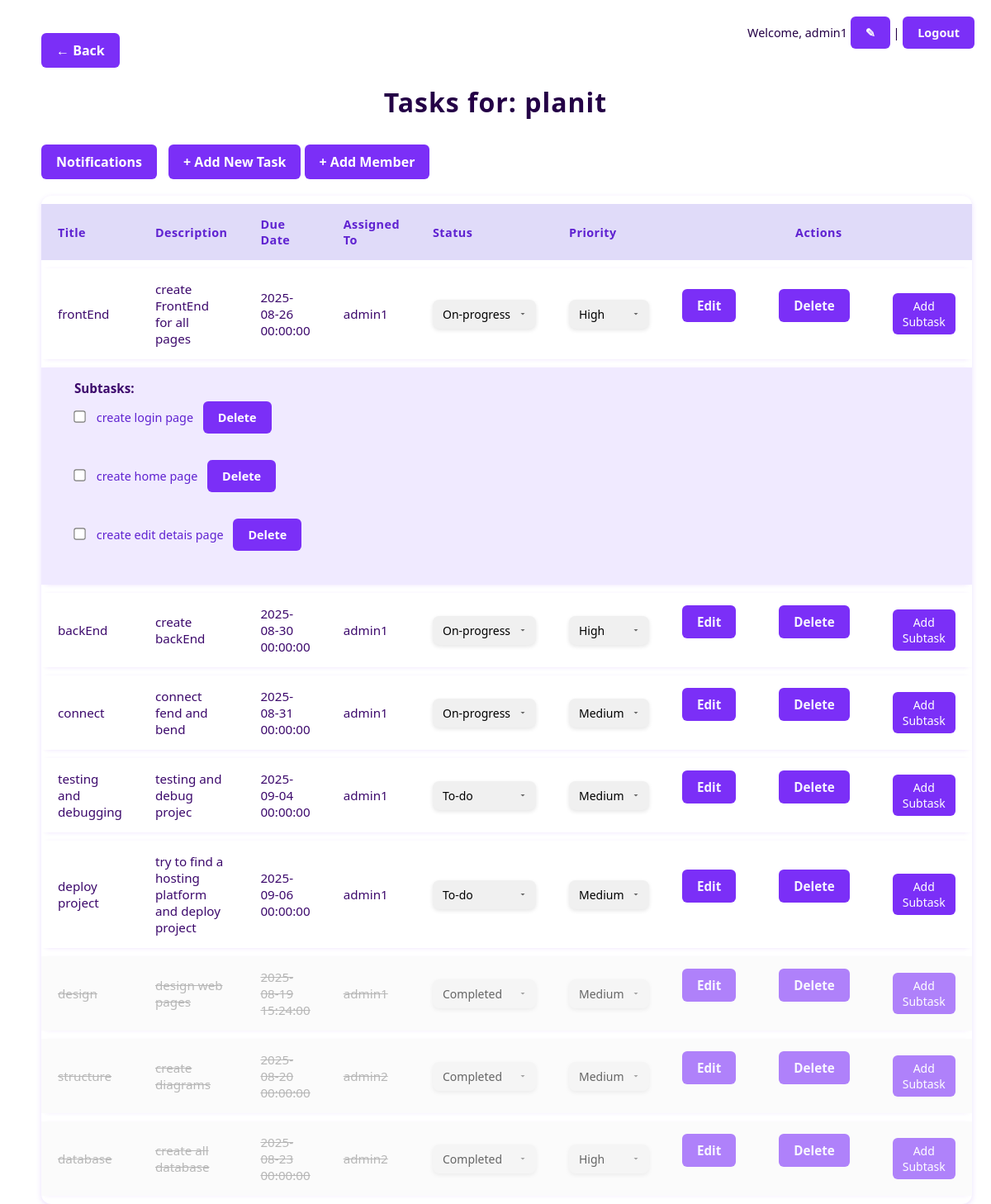
/index.php?project_id=1 (signed in), run on the app's committed database.
### tables this page shows
CREATE TABLE `projects` (
  `id` int(11) NOT NULL,
  `name` varchar(100) NOT NULL,
  `description` text DEFAULT NULL,
  `created_by` int(11) NOT NULL,
  `created_at` timestamp NOT NULL DEFAULT current_timestamp()
);

CREATE TABLE `tasks` (
  `id` int(11) NOT NULL,
  `title` varchar(255) NOT NULL,
  `description` text DEFAULT NULL,
  `project_id` int(11) NOT NULL,
  `assigned_to` int(11) DEFAULT NULL,
  `user_id` int(11) NOT NULL,
  `status` enum('To-do','on-progress','completed') DEFAULT 'To-do',
  `priority` enum('Low','Medium','High') DEFAULT 'Medium',
  `due_date` datetime DEFAULT NULL,
  `created_at` timestamp NOT NULL DEFAULT current_timestamp(),
  `updated_at` timestamp NOT NULL DEFAULT current_timestamp() ON UPDATE current_timestamp(),
  `notified` tinyint(1) DEFAULT 0
);

CREATE TABLE `users` (
  `id` int(11) NOT NULL,
  `username` varchar(50) NOT NULL,
  `email` varchar(100) NOT NULL,
  `password` varchar(255) NOT NULL,
  `email_verified` tinyint(1) DEFAULT 0,
  `created_at` timestamp NOT NULL DEFAULT current_timestamp()
);

CREATE TABLE `subtasks` (
  `id` int(11) NOT NULL,
  `title` varchar(255) NOT NULL,
  `task_id` int(11) NOT NULL,
  `status` enum('To-do','completed') DEFAULT 'To-do',
  `created_at` timestamp NOT NULL DEFAULT current_timestamp()
);

### index.php (the view, shortened to what this page needs)
<?php
require 'db.php';
$user_id = $_SESSION['user_id'];
$project_id = isset($_GET['project_id']) ? (int) $_GET['project_id'] : 0;
$project_name = "All Tasks";
if ($project_id) {
    $stmt = $conn->prepare("
        SELECT name
        FROM projects
        WHERE id=?
        AND (created_by=? OR id IN (
            SELECT project_id FROM project_members WHERE user_id=?
        ))
    ");
    $stmt->bind_param("iii", $project_id, $user_id, $user_id);
    $stmt->execute();
    $result = $stmt->get_result();
    if ($result->num_rows > 0) {
        $project = $result->fetch_assoc();
        $project_name = htmlspecialchars($project['name']);
    } else {
        $project_id = 0;
    }
}
if ($project_id) {
    $sql = "SELECT t.*, u.username AS assigned_user
            FROM tasks t
            LEFT JOIN users u ON t.assigned_to = u.id
            WHERE t.project_id = $project_id
            ORDER BY CASE WHEN t.status='completed' THEN 1 ELSE 0 END, t.due_date ASC";
} else {
    $sql = "SELECT t.*, u.username AS assigned_user
            FROM tasks t
            LEFT JOIN users u ON t.assigned_to = u.id
            WHERE t.user_id = $user_id
            ORDER BY CASE WHEN t.status='completed' THEN 1 ELSE 0 END, t.due_date ASC";
}
$result = $conn->query($sql);
?>
<!DOCTYPE html>
<html>
<head>
    <link rel="stylesheet" href="style.css">
</head>
<body>
    <a href="javascript:history.back()" class="back-button">&#8592; Back</a>
    <div class="top-right">
        Welcome, <?php echo htmlspecialchars($_SESSION['username']); ?>
        <a href="edit_profile.php" title="Edit Profile">&#9998;</a> |
        <a href="logout.php">Logout</a>
    </div>
    <h1>Tasks for: <?php echo $project_name; ?></h1>
    <a href="notification.php" style="margin-right:10px;">Notifications</a>
    <a href="add_task.php?project_id=<?php echo $project_id; ?>">+ Add New Task</a>
    <a href="collab.php?project_id=<?php echo $project_id; ?>">+ Add Member</a>
    <table>
        <thead>
            <tr>
                <th>Title</th>
                <th>Description</th>
                <th>Due Date</th>
                <th>Assigned To</th>
                <th>Status</th>
                <th>Priority</th>
                <th colspan="3" style="text-align:center;">Actions</th>
            </tr>
        </thead>
        <tbody>
            <?php if ($result->num_rows === 0): ?>
                <tr>
                    <td colspan="9" style="text-align:center; padding:20px;">No tasks yet.</td>
                </tr>
            <?php else: ?>
                <?php while ($task = $result->fetch_assoc()): ?>
                    <tr class="task-row <?php echo ($task['status'] == 'completed') ? 'completed-task' : ''; ?>">
                        <td><?php echo htmlspecialchars($task['title']); ?></td>
                        <td><?php echo htmlspecialchars($task['description']); ?></td>
                        <td><?php echo htmlspecialchars($task['due_date']); ?></td>
                        <td><?php echo htmlspecialchars($task['assigned_user'] ?? 'Unassigned'); ?></td>
                        <td>
                            <select onchange="updateStatus(<?php echo $task['id']; ?>, this.value, this.closest('tr'))">
                                <option value="To-do" <?php echo ($task['status'] == 'To-do') ? 'selected' : ''; ?>>To-do</option>
                                <option value="on-progress" <?php echo ($task['status'] == 'on-progress') ? 'selected' : ''; ?>>
                                    On-progress</option>
                                <option value="completed" <?php echo ($task['status'] == 'completed') ? 'selected' : ''; ?>>
                                    Completed
                                </option>
                            </select>
                        </td>
                        <td>
                            <select onchange="updatePriority(<?php echo $task['id']; ?>, this.value)">
                                <option value="High" <?php echo ($task['priority'] == 'High') ? 'selected' : ''; ?>>High</option>
                                <option value="Medium" <?php echo ($task['priority'] == 'Medium') ? 'selected' : ''; ?>>Medium
                                </option>
                            </select>
                        </td>
                        <td><a href="edit_task.php?id=<?php echo $task['id']; ?>">Edit</a></td>
                        <td><a href="delete_task.php?id=<?php echo $task['id']; ?>"
                                onclick="return confirm('Delete this task?');">Delete</a></td>
                        <td><button class="toggleSubtaskBtn">Add Subtask</button></td>
                    </tr>
                    <?php
                    $task_id = $task['id'];
                    if ($task['status'] != 'completed') {
                        $subtask_sql = "SELECT * FROM subtasks WHERE task_id=$task_id ORDER BY created_at ASC";
                        $subtask_result = $conn->query($subtask_sql);
                        if ($subtask_result->num_rows > 0): ?>
                            <tr class="subtask-row" style="display:table-row;">
                                <td colspan="9" style="padding-left:40px; background:#f0eaff;">
                                    <strong>Subtasks:</strong>
                                    <ul>
                                        <?php while ($subtask = $subtask_result->fetch_assoc()):
                                            $checked = ($subtask['status'] == 'completed') ? "checked" : ""; ?>
                                            <li>
                                                <input type="checkbox" class="subtask-toggle"
                                                    data-subtask-id="<?php echo $subtask['id']; ?>" <?php echo $checked; ?>>
                                                <?php echo htmlspecialchars($subtask['title']); ?>
                                                <a href="delete_subtask.php?id=<?php echo $subtask['id']; ?>&task_id=<?php echo $task_id; ?>&project_id=<?php echo $project_id; ?>"
                                                    style="color:white; margin-left:8px;">Delete</a>
                                            </li>
                                        <?php endwhile; ?>
                                    </ul>
                                </td>
                            </tr>
                        <?php endif; ?>
                    <?php } ?>
                <?php endwhile; ?>
            <?php endif; ?>
        </tbody>
    </table>
</body>
</html>

### style.css (style rules this page uses)
* { box-sizing: border-box; margin: 0; padding: 0; font-family: 'Segoe UI', Tahoma, Geneva, Verdana, sans-serif; }
html, body { width: 100%; height: 100%; padding: 20px; }
h1 { text-align: center; margin-bottom: 30px; font-weight: 700; color: #240046; letter-spacing: 1px; }
a { display: inline-block; background-color: #7b2ff7; color: white; text-align: right; padding: 10px 18px; border-radius: 6px; text-decoration: none; font-weight: 600; transition: background-color 0.3s ease; margin-bottom: 20px; }
.top-right { position: absolute; top: 20px; right: 20px; font-size: 0.9rem; color: #240046; }
.top-right a { color: #fbfbfc; text-decoration: none; font-weight: 600; }
table { width: 100%; border-collapse: separate; border-spacing: 0 10px; background: white; box-shadow: 0 2px 6px rgb(123 47 247 / 0.15); border-radius: 12px; overflow: hidden; }
thead tr { background-color: #e0dbf9; text-align: left; }
thead th { padding: 15px 20px; font-weight: 700; color: #5f22d1; letter-spacing: 0.03em; font-size: 0.9rem; }
tbody tr { background-color: #fff; box-shadow: 0 1px 4px rgb(123 47 247 / 0.1); transition: transform 0.2s ease; cursor: default; border-radius: 10px; }
tbody td { padding: 15px 20px; vertical-align: middle; font-size: 0.95rem; color: #3c096c; }
tbody td a { color: #9d4edd; font-weight: 600; margin-right: 12px; transition: color 0.3s ease; color: #f5f3ff; }
ul { list-style: none; padding-left: 0; }
ul li { padding: 6px 0; font-size: 0.9rem; color: #5f22d1; }
ul li input[type="checkbox"] { margin-right: 10px; transform: scale(1.1); cursor: pointer; }
tbody select { appearance: none; -webkit-appearance: none; -moz-appearance: none; border: none; background: #f0f0f0; padding: 8px 12px; border-radius: 8px; box-shadow: 0 2px 5px rgba(0, 0, 0, 0.1); font-size: 14px; cursor: pointer; transition: all 0.2s ease; }
tbody select { background-repeat: no-repeat; background-position: right 10px center; background-size: 12px; padding-right: 30px; }
tbody select option { padding: 8px; font-size: 14px; background-color: #fff; color: #333; }
.completed-task td { text-decoration: line-through; color: #888; background-color: #f9f9f9; }
.toggleSubtaskBtn { background-color: #7b2ff7; color: white; padding: 6px 12px; border: none; border-radius: 6px; cursor: pointer; font-size: 14px; transition: background-color 0.3s ease, transform 0.2s ease; }
@media (min-width: 901px) and (max-width: 1200px) { body { padding: 20px 30px; } }
@media (min-width: 901px) and (max-width: 1200px) { table { font-size: 1rem; } }

### index.php (style rules this page uses)
.completed-task { opacity: 0.6; }

### data on the page
projects: name "planit"
tasks: title "frontEnd", description "create FrontEnd for all pages", due_date "2025-08-26 00:00:00", assigned_to.username "admin1", status+id "On-progress", priority+id "High"
subtasks: title "create login page"
subtasks: title "create home page"
subtasks: title "create edit detais page"
tasks: title "backEnd", description "create backEnd", due_date "2025-08-30 00:00:00", assigned_to.username "admin1", status+id "On-progress", priority+id "High"
tasks: title "connect", description "connect fend and bend", due_date "2025-08-31 00:00:00", assigned_to.username "admin1", status+id "On-progress", priority+id "Medium"
tasks: title "testing and debugging", description "testing and debug projec", due_date "2025-09-04 00:00:00", assigned_to.username "admin1", status+id "To-do", priority+id "Medium"
tasks: title "deploy project", description "try to find a hosting platform and deploy project", due_date "2025-09-06 00:00:00", assigned_to.username "admin1", status+id "To-do", priority+id "Medium"
tasks: title "design", description "design web pages", due_date "2025-08-19 15:24:00", assigned_to.username "admin1", status+id "Completed", priority+id "Medium"
tasks: title "structure", description "create diagrams", due_date "2025-08-20 00:00:00", assigned_to.username "admin2", status+id "Completed", priority+id "Medium"
tasks: title "database", description "create all database", due_date "2025-08-23 00:00:00", assigned_to.username "admin2", status+id "Completed", priority+id "High"

### other printed values
$_SESSION['username'] "admin1"
